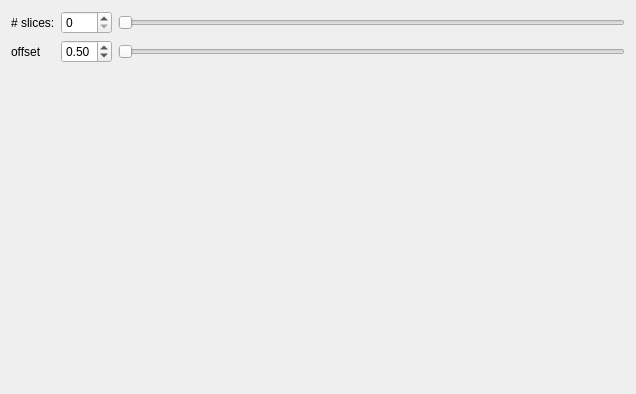
<?xml version="1.0" encoding="UTF-8"?>
<ui version="4.0">
 <class>IsoContouringToolbarBase</class>
 <widget class="QWidget" name="IsoContouringToolbarBase">
  <property name="geometry">
   <rect>
    <x>0</x>
    <y>0</y>
    <width>636</width>
    <height>394</height>
   </rect>
  </property>
  <layout class="QGridLayout" name="gridLayout_3">
   <item row="1" column="0">
    <spacer name="verticalSpacer">
     <property name="orientation">
      <enum>Qt::Orientation::Vertical</enum>
     </property>
     <property name="sizeHint" stdset="0">
      <size>
       <width>20</width>
       <height>40</height>
      </size>
     </property>
    </spacer>
   </item>
   <item row="0" column="0">
    <layout class="QGridLayout" name="gridLayout">
     <item row="0" column="2">
      <widget class="QSlider" name="n_slices_slider">
       <property name="orientation">
        <enum>Qt::Orientation::Horizontal</enum>
       </property>
      </widget>
     </item>
     <item row="0" column="0">
      <widget class="QLabel" name="n_slices_label">
       <property name="text">
        <string># slices:</string>
       </property>
      </widget>
     </item>
     <item row="0" column="1">
      <widget class="QSpinBox" name="n_slices_sb"/>
     </item>
     <item row="1" column="2">
      <widget class="QSlider" name="offset_slider">
       <property name="maximum">
        <number>100</number>
       </property>
       <property name="orientation">
        <enum>Qt::Orientation::Horizontal</enum>
       </property>
      </widget>
     </item>
     <item row="1" column="1">
      <widget class="QDoubleSpinBox" name="offset_dsb">
       <property name="maximum">
        <double>1.000000000000000</double>
       </property>
       <property name="singleStep">
        <double>0.010000000000000</double>
       </property>
       <property name="value">
        <double>0.500000000000000</double>
       </property>
      </widget>
     </item>
     <item row="1" column="0">
      <widget class="QLabel" name="offset_label">
       <property name="text">
        <string>offset</string>
       </property>
      </widget>
     </item>
    </layout>
   </item>
  </layout>
 </widget>
 <resources/>
 <connections>
  <connection>
   <sender>n_slices_slider</sender>
   <signal>valueChanged(int)</signal>
   <receiver>n_slices_sb</receiver>
   <slot>setValue(int)</slot>
   <hints>
    <hint type="sourcelabel">
     <x>350</x>
     <y>25</y>
    </hint>
    <hint type="destinationlabel">
     <x>30</x>
     <y>23</y>
    </hint>
   </hints>
  </connection>
  <connection>
   <sender>n_slices_sb</sender>
   <signal>valueChanged(int)</signal>
   <receiver>n_slices_slider</receiver>
   <slot>setValue(int)</slot>
   <hints>
    <hint type="sourcelabel">
     <x>30</x>
     <y>23</y>
    </hint>
    <hint type="destinationlabel">
     <x>340</x>
     <y>25</y>
    </hint>
   </hints>
  </connection>
 </connections>
</ui>
